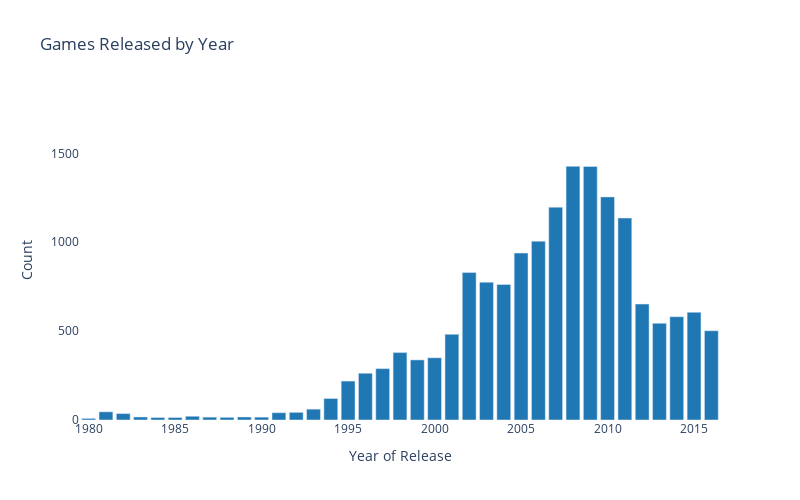

This figure's notebook cell:
### Code cell
# Create bar graph of video games released by year
year_bar = px.bar(games_by_year, x='year_of_release', y='name',
                  title='Games Released by Year', 
                  labels={'year_of_release':'Year of Release', 'name':'Count'},
                  color_discrete_sequence=[px.colors.qualitative.D3[0]],
                  width=800, height=500)

year_bar.update_layout({
    'plot_bgcolor':'rgba(0, 0, 0, 0)',
    'paper_bgcolor':'rgba(0, 0, 0, 0)'
}) 

year_bar.update_xaxes(showgrid=False)
year_bar.update_yaxes(range=[0, 1800], showgrid=False) 


year_bar.show()

### Figure 1 — Plotly figure (JSON) as saved in the notebook; plotly's stock layout.template omitted (floating-point values rounded to 4 significant figures)
{"data": [{"alignmentgroup": "True", "hovertemplate": "Year of Release=%{x}<br>Count=%{y}<extra></extra>", "legendgroup": "", "marker": {"color": "#1F77B4", "pattern": {"shape": ""}}, "name": "", "offsetgroup": "", "orientation": "v", "showlegend": false, "textposition": "auto", "type": "bar", "x": [1980, 1981, 1982, 1983, 1984, 1985, 1986, 1987, 1988, 1989, 1990, 1991, 1992, 1993, 1994, 1995, 1996, 1997, 1998, 1999, 2000, 2001, 2002, 2003, 2004, 2005, 2006, 2007, 2008, 2009, 2010, 2011, 2012, 2013, 2014, 2015, 2016], "xaxis": "x", "y": [9, 46, 36, 17, 14, 14, 21, 16, 15, 17, 16, 41, 43, 61, 121, 219, 263, 289, 379, 338, 350, 482, 829, 775, 762, 939, 1006, 1197, 1427, 1426, 1255, 1136, 652, 544, 581, 606, 502], "yaxis": "y"}], "layout": {"barmode": "relative", "height": 500, "legend": {"tracegroupgap": 0}, "paper_bgcolor": "rgba(0, 0, 0, 0)", "plot_bgcolor": "rgba(0, 0, 0, 0)", "title": {"text": "Games Released by Year"}, "width": 800, "xaxis": {"anchor": "y", "domain": [0, 1], "showgrid": false, "title": {"text": "Year of Release"}}, "yaxis": {"anchor": "x", "domain": [0, 1], "range": [0, 1800], "showgrid": false, "title": {"text": "Count"}}}}
